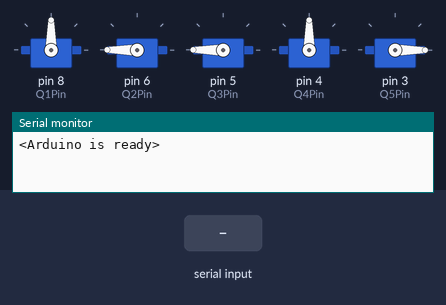
Recording of a sketch running on a simulated Arduino Uno, built with avr-gcc and run on an emulated ATmega328P. Parts: 5 × servo, the last lines printed to the serial monitor. Inputs (shaded band) come from the test bench.

Above: at 1.7 s.
1.8 s: "90,45,200\n" received over Serial
At 2.1 s:
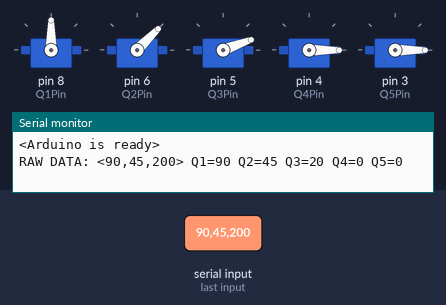
3.3 s: "90,45\n" received over Serial
At 4.4 s:
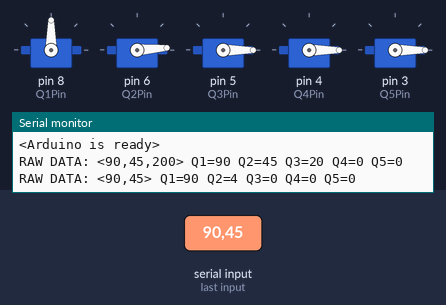
4.8 s: "90,45,200,10\n" received over Serial
At 5.6 s:
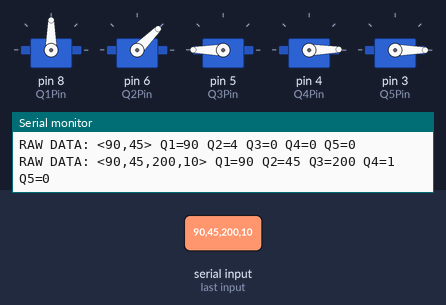
6.3 s: "5\n" received over Serial
At 6.7 s:
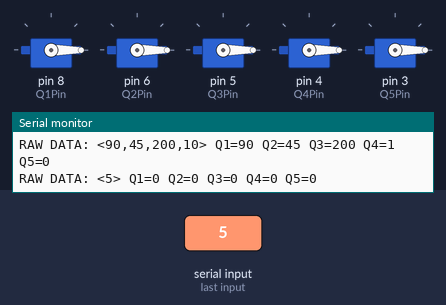
7.8 s: "30,150,10\n" received over Serial
At 9.0 s:
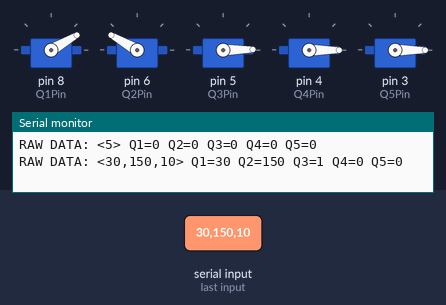
9.3 s: "30,150\n" received over Serial
At 10.2 s:
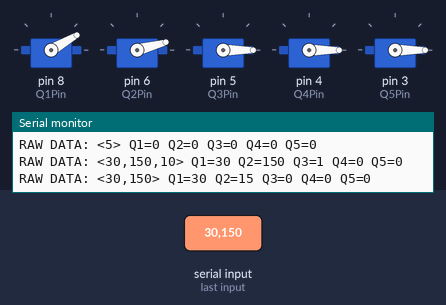
Timing chart, 0 to 11.8 s (numbered marks = the images above; inputs shaded):
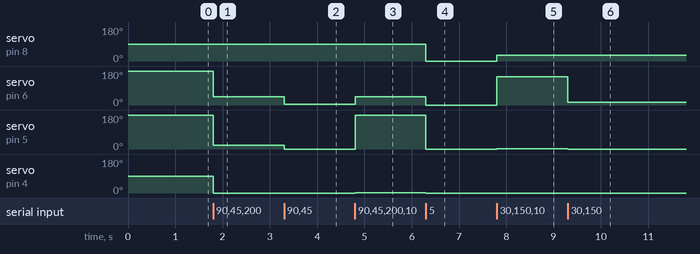

The sketch:

USB_MotorController.ino
```cpp
#include <Servo.h>

//Servos
Servo Q1;
Servo Q2;
Servo Q3;
Servo Q4;
Servo Q5;

//Servo Pins
byte Q1Pin = 8;
byte Q2Pin = 6;
byte Q3Pin = 5;
byte Q4Pin = 4;
byte Q5Pin = 3;

//Servo Limits
byte servoMin = 0;
byte servoMax = 180;

//Initialize to default positions
int Q1Pos = 90;
int Q2Pos = 180;
int Q3Pos = 180;
int Q4Pos = 90;
int Q5Pos = 0;

const byte MAX_BUFFER=40;
bool dataValid=false;
byte dataLenght=0;
char inputBuffer[MAX_BUFFER];
String data;
byte TS=0;

void setup() {
  Serial.begin(115200);
  delay(500); // delay() is OK in setup as it only happens once

  // initialize the servos
  Q1.attach(Q1Pin);
  Q2.attach(Q2Pin);
  Q3.attach(Q3Pin);
  Q4.attach(Q4Pin);
  Q5.attach(Q5Pin);

  // move to default position
  moveServo();

  // tell the PC we are ready
  Serial.println("<Arduino is ready>");
}

void loop() {
  readData();
  parseData();
  if(dataValid==true){
    moveServo();
    messageBack();
  }
}

void readData(){
    //Read From Serial
  if (Serial.available() > 0) {
    data = Serial.readStringUntil('\n');
    dataLenght=data.length();
    if(dataLenght<=24)
      dataValid=true;
  }
}

void parseData(){
  char * strtokIndx; // this is used by strtok() as an index
  data.toCharArray(inputBuffer, dataLenght);

  strtokIndx = strtok(inputBuffer,",");
  Q1Pos = atoi(strtokIndx);

  strtokIndx = strtok(NULL, ",");
  Q2Pos = atoi(strtokIndx);

  strtokIndx = strtok(NULL, ",");
  Q3Pos = atoi(strtokIndx);

  strtokIndx = strtok(NULL, ",");
  Q4Pos = atoi(strtokIndx);

  strtokIndx = strtok(NULL, ",");
  Q5Pos = atoi(strtokIndx);
}

void moveServo(){
  Q1.write(Q1Pos);
  Q2.write(Q2Pos);
  Q3.write(Q3Pos);
  Q4.write(Q4Pos);
  Q5.write(Q5Pos);
}

void messageBack(){
  char message[MAX_BUFFER+10];
  Serial.print("RAW DATA: <");
  Serial.print(data);
  Serial.print(">");
  Serial.print(" ");

  sprintf(message,"Q1=%d Q2=%d Q3=%d Q4=%d Q5=%d",
        Q1Pos,Q2Pos,Q3Pos,Q4Pos,Q5Pos);
  Serial.println(message);

  delay(10);
  dataValid=false;
}
```

Measured:
- after the input at 1.8 s, servo on pin 6 (Q2Pin): 180° → 45° at once; servo on pin 5 (Q3Pin): 180° → 20° at once; servo on pin 4 (Q4Pin): 90° → 0° at once
- after the input at 3.3 s, servo on pin 6 (Q2Pin): 45° → 4° at once; servo on pin 5 (Q3Pin): 20° → 0° at once
- after the input at 4.8 s, servo on pin 6 (Q2Pin): 4° → 45° at once; servo on pin 5 (Q3Pin): 0° → 180° at once; servo on pin 4 (Q4Pin): 0° → 1° at once
- after the input at 6.3 s, servo on pin 8 (Q1Pin): 90° → 0° at once; servo on pin 6 (Q2Pin): 45° → 0° at once; servo on pin 5 (Q3Pin): 180° → 0° at once; servo on pin 4 (Q4Pin): 1° → 0° at once
- after the input at 7.8 s, servo on pin 8 (Q1Pin): 0° → 30° at once; servo on pin 6 (Q2Pin): 0° → 150° at once; servo on pin 5 (Q3Pin): 0° → 1° at once
- after the input at 9.3 s, servo on pin 6 (Q2Pin): 150° → 15° at once; servo on pin 5 (Q3Pin): 1° → 0° at once
